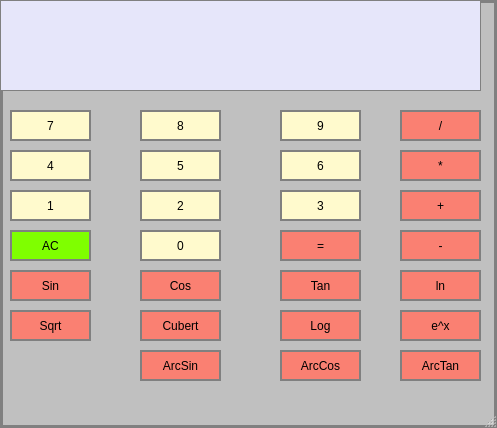
<?xml version="1.0" encoding="UTF-8"?>
<ui version="4.0">
 <class>cal</class>
 <widget class="QMainWindow" name="cal">
  <property name="geometry">
   <rect>
    <x>0</x>
    <y>0</y>
    <width>497</width>
    <height>428</height>
   </rect>
  </property>
  <property name="windowTitle">
   <string>cal</string>
  </property>
  <property name="styleSheet">
   <string notr="true">QMainWindow{
	background-color:Silver;
	border: 3px solid gray;
	padding: 5px;
}</string>
  </property>
  <widget class="QWidget" name="centralwidget">
   <widget class="QLineEdit" name="Display">
    <property name="geometry">
     <rect>
      <x>0</x>
      <y>0</y>
      <width>481</width>
      <height>91</height>
     </rect>
    </property>
    <property name="sizePolicy">
     <sizepolicy hsizetype="Preferred" vsizetype="Preferred">
      <horstretch>0</horstretch>
      <verstretch>0</verstretch>
     </sizepolicy>
    </property>
    <property name="font">
     <font>
      <family>Arial</family>
      <pointsize>36</pointsize>
      <weight>75</weight>
      <bold>true</bold>
     </font>
    </property>
    <property name="styleSheet">
     <string notr="true">QLineEdit {
	background-color:Lavender;
	border :	1px solid gray;
	color :	B0 E0 E6;
}</string>
    </property>
    <property name="text">
     <string/>
    </property>
   </widget>
   <widget class="QPushButton" name="Button8">
    <property name="geometry">
     <rect>
      <x>140</x>
      <y>110</y>
      <width>81</width>
      <height>31</height>
     </rect>
    </property>
    <property name="sizePolicy">
     <sizepolicy hsizetype="Preferred" vsizetype="Preferred">
      <horstretch>0</horstretch>
      <verstretch>0</verstretch>
     </sizepolicy>
    </property>
    <property name="styleSheet">
     <string notr="true">QPushButton{
	background-color:LemonChiffon	;
	border: 2px solid gray;
	padding: 5px;
}
QPushButton:pressed{
	background-color:#7F FF D4	;
	border: 2px solid gray;
	padding: 5px;
}</string>
    </property>
    <property name="text">
     <string>8</string>
    </property>
   </widget>
   <widget class="QPushButton" name="Button9">
    <property name="geometry">
     <rect>
      <x>280</x>
      <y>110</y>
      <width>81</width>
      <height>31</height>
     </rect>
    </property>
    <property name="sizePolicy">
     <sizepolicy hsizetype="Preferred" vsizetype="Preferred">
      <horstretch>0</horstretch>
      <verstretch>0</verstretch>
     </sizepolicy>
    </property>
    <property name="styleSheet">
     <string notr="true">QPushButton{
	background-color:LemonChiffon	;
	border: 2px solid gray;
	padding: 5px;
}
QPushButton:pressed{
	background-color:#7F FF D4	;
	border: 2px solid gray;
	padding: 5px;
}</string>
    </property>
    <property name="text">
     <string>9</string>
    </property>
   </widget>
   <widget class="QPushButton" name="Button4">
    <property name="geometry">
     <rect>
      <x>10</x>
      <y>150</y>
      <width>81</width>
      <height>31</height>
     </rect>
    </property>
    <property name="sizePolicy">
     <sizepolicy hsizetype="Preferred" vsizetype="Preferred">
      <horstretch>0</horstretch>
      <verstretch>0</verstretch>
     </sizepolicy>
    </property>
    <property name="styleSheet">
     <string notr="true">QPushButton{
	background-color:LemonChiffon	;
	border: 2px solid gray;
	padding: 5px;
}
QPushButton:pressed{
	background-color:#7F FF D4	;
	border: 2px solid gray;
	padding: 5px;
}</string>
    </property>
    <property name="text">
     <string>4</string>
    </property>
   </widget>
   <widget class="QPushButton" name="Button5">
    <property name="geometry">
     <rect>
      <x>140</x>
      <y>150</y>
      <width>81</width>
      <height>31</height>
     </rect>
    </property>
    <property name="sizePolicy">
     <sizepolicy hsizetype="Preferred" vsizetype="Preferred">
      <horstretch>0</horstretch>
      <verstretch>0</verstretch>
     </sizepolicy>
    </property>
    <property name="styleSheet">
     <string notr="true">QPushButton{
	background-color:LemonChiffon	;
	border: 2px solid gray;
	padding: 5px;
}
QPushButton:pressed{
	background-color:#7F FF D4	;
	border: 2px solid gray;
	padding: 5px;
}</string>
    </property>
    <property name="text">
     <string>5</string>
    </property>
   </widget>
   <widget class="QPushButton" name="Button6">
    <property name="geometry">
     <rect>
      <x>280</x>
      <y>150</y>
      <width>81</width>
      <height>31</height>
     </rect>
    </property>
    <property name="sizePolicy">
     <sizepolicy hsizetype="Preferred" vsizetype="Preferred">
      <horstretch>0</horstretch>
      <verstretch>0</verstretch>
     </sizepolicy>
    </property>
    <property name="styleSheet">
     <string notr="true">QPushButton{
	background-color:LemonChiffon	;
	border: 2px solid gray;
	padding: 5px;
}
QPushButton:pressed{
	background-color:#7F FF D4	;
	border: 2px solid gray;
	padding: 5px;
}</string>
    </property>
    <property name="text">
     <string>6</string>
    </property>
   </widget>
   <widget class="QPushButton" name="Button1">
    <property name="geometry">
     <rect>
      <x>10</x>
      <y>190</y>
      <width>81</width>
      <height>31</height>
     </rect>
    </property>
    <property name="sizePolicy">
     <sizepolicy hsizetype="Preferred" vsizetype="Preferred">
      <horstretch>0</horstretch>
      <verstretch>0</verstretch>
     </sizepolicy>
    </property>
    <property name="styleSheet">
     <string notr="true">QPushButton{
	background-color:LemonChiffon	;
	border: 2px solid gray;
	padding: 5px;
}
QPushButton:pressed{
	background-color:#7F FF D4	;
	border: 2px solid gray;
	padding: 5px;
}</string>
    </property>
    <property name="text">
     <string>1</string>
    </property>
   </widget>
   <widget class="QPushButton" name="Button2">
    <property name="geometry">
     <rect>
      <x>140</x>
      <y>190</y>
      <width>81</width>
      <height>31</height>
     </rect>
    </property>
    <property name="sizePolicy">
     <sizepolicy hsizetype="Preferred" vsizetype="Preferred">
      <horstretch>0</horstretch>
      <verstretch>0</verstretch>
     </sizepolicy>
    </property>
    <property name="styleSheet">
     <string notr="true">QPushButton{
	background-color:LemonChiffon	;
	border: 2px solid gray;
	padding: 5px;
}
QPushButton:pressed{
	background-color:#7F FF D4	;
	border: 2px solid gray;
	padding: 5px;
}</string>
    </property>
    <property name="text">
     <string>2</string>
    </property>
   </widget>
   <widget class="QPushButton" name="Button3">
    <property name="geometry">
     <rect>
      <x>280</x>
      <y>190</y>
      <width>81</width>
      <height>31</height>
     </rect>
    </property>
    <property name="sizePolicy">
     <sizepolicy hsizetype="Preferred" vsizetype="Preferred">
      <horstretch>0</horstretch>
      <verstretch>0</verstretch>
     </sizepolicy>
    </property>
    <property name="styleSheet">
     <string notr="true">QPushButton{
	background-color:LemonChiffon	;
	border: 2px solid gray;
	padding: 5px;
}
QPushButton:pressed{
	background-color:#7F FF D4	;
	border: 2px solid gray;
	padding: 5px;
}</string>
    </property>
    <property name="text">
     <string>3</string>
    </property>
   </widget>
   <widget class="QPushButton" name="Button7">
    <property name="geometry">
     <rect>
      <x>10</x>
      <y>110</y>
      <width>81</width>
      <height>31</height>
     </rect>
    </property>
    <property name="sizePolicy">
     <sizepolicy hsizetype="Preferred" vsizetype="Preferred">
      <horstretch>0</horstretch>
      <verstretch>0</verstretch>
     </sizepolicy>
    </property>
    <property name="styleSheet">
     <string notr="true">QPushButton{
	background-color:LemonChiffon	;
	border: 2px solid gray;
	padding: 5px;
}
QPushButton:pressed{
	background-color:#7F FF D4	;
	border: 2px solid gray;
	padding: 5px;
}</string>
    </property>
    <property name="text">
     <string>7</string>
    </property>
   </widget>
   <widget class="QPushButton" name="Divide">
    <property name="geometry">
     <rect>
      <x>400</x>
      <y>110</y>
      <width>81</width>
      <height>31</height>
     </rect>
    </property>
    <property name="sizePolicy">
     <sizepolicy hsizetype="Preferred" vsizetype="Preferred">
      <horstretch>0</horstretch>
      <verstretch>0</verstretch>
     </sizepolicy>
    </property>
    <property name="styleSheet">
     <string notr="true">QPushButton{
	background-color:Salmon;
	border: 2px solid gray;
	padding: 5px;
}
QPushButton:pressed{
	background-color:#7F FF D4	;
	border: 2px solid gray;
	padding: 5px;
}</string>
    </property>
    <property name="text">
     <string>/</string>
    </property>
   </widget>
   <widget class="QPushButton" name="Multiply">
    <property name="geometry">
     <rect>
      <x>400</x>
      <y>150</y>
      <width>81</width>
      <height>31</height>
     </rect>
    </property>
    <property name="sizePolicy">
     <sizepolicy hsizetype="Preferred" vsizetype="Preferred">
      <horstretch>0</horstretch>
      <verstretch>0</verstretch>
     </sizepolicy>
    </property>
    <property name="styleSheet">
     <string notr="true">QPushButton{
	background-color:Salmon;
	border: 2px solid gray;
	padding: 5px;
}
QPushButton:pressed{
	background-color:#7F FF D4	;
	border: 2px solid gray;
	padding: 5px;
}</string>
    </property>
    <property name="text">
     <string>*</string>
    </property>
   </widget>
   <widget class="QPushButton" name="Add">
    <property name="geometry">
     <rect>
      <x>400</x>
      <y>190</y>
      <width>81</width>
      <height>31</height>
     </rect>
    </property>
    <property name="sizePolicy">
     <sizepolicy hsizetype="Preferred" vsizetype="Preferred">
      <horstretch>0</horstretch>
      <verstretch>0</verstretch>
     </sizepolicy>
    </property>
    <property name="styleSheet">
     <string notr="true">QPushButton{
	background-color:Salmon;
	border: 2px solid gray;
	padding: 5px;
}
QPushButton:pressed{
	background-color:#7F FF D4	;
	border: 2px solid gray;
	padding: 5px;
}</string>
    </property>
    <property name="text">
     <string>+</string>
    </property>
   </widget>
   <widget class="QPushButton" name="Button0">
    <property name="geometry">
     <rect>
      <x>140</x>
      <y>230</y>
      <width>81</width>
      <height>31</height>
     </rect>
    </property>
    <property name="sizePolicy">
     <sizepolicy hsizetype="Preferred" vsizetype="Preferred">
      <horstretch>0</horstretch>
      <verstretch>0</verstretch>
     </sizepolicy>
    </property>
    <property name="styleSheet">
     <string notr="true">QPushButton{
	background-color:LemonChiffon	;
	border: 2px solid gray;
	padding: 5px;
}
QPushButton:pressed{
	background-color:#7F FF D4	;
	border: 2px solid gray;
	padding: 5px;
}</string>
    </property>
    <property name="text">
     <string>0</string>
    </property>
   </widget>
   <widget class="QPushButton" name="Subtract">
    <property name="geometry">
     <rect>
      <x>400</x>
      <y>230</y>
      <width>81</width>
      <height>31</height>
     </rect>
    </property>
    <property name="sizePolicy">
     <sizepolicy hsizetype="Preferred" vsizetype="Preferred">
      <horstretch>0</horstretch>
      <verstretch>0</verstretch>
     </sizepolicy>
    </property>
    <property name="styleSheet">
     <string notr="true">QPushButton{
	background-color:Salmon;
	border: 2px solid gray;
	padding: 5px;
}
QPushButton:pressed{
	background-color:#7F FF D4	;
	border: 2px solid gray;
	padding: 5px;
}</string>
    </property>
    <property name="text">
     <string>-</string>
    </property>
   </widget>
   <widget class="QPushButton" name="Equals">
    <property name="geometry">
     <rect>
      <x>280</x>
      <y>230</y>
      <width>81</width>
      <height>31</height>
     </rect>
    </property>
    <property name="sizePolicy">
     <sizepolicy hsizetype="Preferred" vsizetype="Preferred">
      <horstretch>0</horstretch>
      <verstretch>0</verstretch>
     </sizepolicy>
    </property>
    <property name="styleSheet">
     <string notr="true">QPushButton{
	background-color:Salmon;
	border: 2px solid gray;
	padding: 5px;
}
QPushButton:pressed{
	background-color:#7F FF D4	;
	border: 2px solid gray;
	padding: 5px;
}</string>
    </property>
    <property name="text">
     <string>=</string>
    </property>
   </widget>
   <widget class="QPushButton" name="Clear">
    <property name="geometry">
     <rect>
      <x>10</x>
      <y>230</y>
      <width>81</width>
      <height>31</height>
     </rect>
    </property>
    <property name="sizePolicy">
     <sizepolicy hsizetype="Preferred" vsizetype="Preferred">
      <horstretch>0</horstretch>
      <verstretch>0</verstretch>
     </sizepolicy>
    </property>
    <property name="styleSheet">
     <string notr="true">QPushButton{
	background-color:Chartreuse;
	border: 2px solid gray;
	padding: 5px;
}
QPushButton:pressed{
	background-color:#7F FF D4	;
	border: 2px solid gray;
	padding: 5px;
}</string>
    </property>
    <property name="text">
     <string>AC</string>
    </property>
   </widget>
   <widget class="QPushButton" name="sin">
    <property name="geometry">
     <rect>
      <x>10</x>
      <y>270</y>
      <width>81</width>
      <height>31</height>
     </rect>
    </property>
    <property name="sizePolicy">
     <sizepolicy hsizetype="Preferred" vsizetype="Preferred">
      <horstretch>0</horstretch>
      <verstretch>0</verstretch>
     </sizepolicy>
    </property>
    <property name="styleSheet">
     <string notr="true">QPushButton{
	background-color:Salmon;
	border: 2px solid gray;
	padding: 5px;
}
QPushButton:pressed{
	background-color:#7F FF D4	;
	border: 2px solid gray;
	padding: 5px;
}</string>
    </property>
    <property name="text">
     <string>Sin</string>
    </property>
   </widget>
   <widget class="QPushButton" name="cos">
    <property name="geometry">
     <rect>
      <x>140</x>
      <y>270</y>
      <width>81</width>
      <height>31</height>
     </rect>
    </property>
    <property name="sizePolicy">
     <sizepolicy hsizetype="Preferred" vsizetype="Preferred">
      <horstretch>0</horstretch>
      <verstretch>0</verstretch>
     </sizepolicy>
    </property>
    <property name="styleSheet">
     <string notr="true">QPushButton{
	background-color:Salmon;
	border: 2px solid gray;
	padding: 5px;
}
QPushButton:pressed{
	background-color:#7F FF D4	;
	border: 2px solid gray;
	padding: 5px;
}</string>
    </property>
    <property name="text">
     <string>Cos</string>
    </property>
   </widget>
   <widget class="QPushButton" name="tan">
    <property name="geometry">
     <rect>
      <x>280</x>
      <y>270</y>
      <width>81</width>
      <height>31</height>
     </rect>
    </property>
    <property name="sizePolicy">
     <sizepolicy hsizetype="Preferred" vsizetype="Preferred">
      <horstretch>0</horstretch>
      <verstretch>0</verstretch>
     </sizepolicy>
    </property>
    <property name="styleSheet">
     <string notr="true">QPushButton{
	background-color:Salmon;
	border: 2px solid gray;
	padding: 5px;
}
QPushButton:pressed{
	background-color:#7F FF D4	;
	border: 2px solid gray;
	padding: 5px;
}</string>
    </property>
    <property name="text">
     <string>Tan</string>
    </property>
   </widget>
   <widget class="QPushButton" name="NaturaLog">
    <property name="geometry">
     <rect>
      <x>400</x>
      <y>270</y>
      <width>81</width>
      <height>31</height>
     </rect>
    </property>
    <property name="sizePolicy">
     <sizepolicy hsizetype="Preferred" vsizetype="Preferred">
      <horstretch>0</horstretch>
      <verstretch>0</verstretch>
     </sizepolicy>
    </property>
    <property name="styleSheet">
     <string notr="true">QPushButton{
	background-color:Salmon;
	border: 2px solid gray;
	padding: 5px;
}
QPushButton:pressed{
	background-color:#7F FF D4	;
	border: 2px solid gray;
	padding: 5px;
}</string>
    </property>
    <property name="text">
     <string>ln</string>
    </property>
   </widget>
   <widget class="QPushButton" name="SquareRoot">
    <property name="geometry">
     <rect>
      <x>10</x>
      <y>310</y>
      <width>81</width>
      <height>31</height>
     </rect>
    </property>
    <property name="sizePolicy">
     <sizepolicy hsizetype="Preferred" vsizetype="Preferred">
      <horstretch>0</horstretch>
      <verstretch>0</verstretch>
     </sizepolicy>
    </property>
    <property name="styleSheet">
     <string notr="true">QPushButton{
	background-color:Salmon;
	border: 2px solid gray;
	padding: 5px;
}
QPushButton:pressed{
	background-color:#7F FF D4	;
	border: 2px solid gray;
	padding: 5px;
}</string>
    </property>
    <property name="text">
     <string>Sqrt</string>
    </property>
   </widget>
   <widget class="QPushButton" name="CubeRoot">
    <property name="geometry">
     <rect>
      <x>140</x>
      <y>310</y>
      <width>81</width>
      <height>31</height>
     </rect>
    </property>
    <property name="sizePolicy">
     <sizepolicy hsizetype="Preferred" vsizetype="Preferred">
      <horstretch>0</horstretch>
      <verstretch>0</verstretch>
     </sizepolicy>
    </property>
    <property name="styleSheet">
     <string notr="true">QPushButton{
	background-color:Salmon;
	border: 2px solid gray;
	padding: 5px;
}
QPushButton:pressed{
	background-color:#7F FF D4	;
	border: 2px solid gray;
	padding: 5px;
}</string>
    </property>
    <property name="text">
     <string>Cubert</string>
    </property>
   </widget>
   <widget class="QPushButton" name="Log">
    <property name="geometry">
     <rect>
      <x>280</x>
      <y>310</y>
      <width>81</width>
      <height>31</height>
     </rect>
    </property>
    <property name="sizePolicy">
     <sizepolicy hsizetype="Preferred" vsizetype="Preferred">
      <horstretch>0</horstretch>
      <verstretch>0</verstretch>
     </sizepolicy>
    </property>
    <property name="styleSheet">
     <string notr="true">QPushButton{
	background-color:Salmon;
	border: 2px solid gray;
	padding: 5px;
}
QPushButton:pressed{
	background-color:#7F FF D4	;
	border: 2px solid gray;
	padding: 5px;
}</string>
    </property>
    <property name="text">
     <string>Log</string>
    </property>
   </widget>
   <widget class="QPushButton" name="Exponent">
    <property name="geometry">
     <rect>
      <x>400</x>
      <y>310</y>
      <width>81</width>
      <height>31</height>
     </rect>
    </property>
    <property name="sizePolicy">
     <sizepolicy hsizetype="Preferred" vsizetype="Preferred">
      <horstretch>0</horstretch>
      <verstretch>0</verstretch>
     </sizepolicy>
    </property>
    <property name="styleSheet">
     <string notr="true">QPushButton{
	background-color:Salmon;
	border: 2px solid gray;
	padding: 5px;
}
QPushButton:pressed{
	background-color:#7F FF D4	;
	border: 2px solid gray;
	padding: 5px;
}</string>
    </property>
    <property name="text">
     <string>e^x</string>
    </property>
   </widget>
   <widget class="QPushButton" name="arcsin">
    <property name="geometry">
     <rect>
      <x>140</x>
      <y>350</y>
      <width>81</width>
      <height>31</height>
     </rect>
    </property>
    <property name="sizePolicy">
     <sizepolicy hsizetype="Preferred" vsizetype="Preferred">
      <horstretch>0</horstretch>
      <verstretch>0</verstretch>
     </sizepolicy>
    </property>
    <property name="styleSheet">
     <string notr="true">QPushButton{
	background-color:Salmon;
	border: 2px solid gray;
	padding: 5px;
}
QPushButton:pressed{
	background-color:#7F FF D4	;
	border: 2px solid gray;
	padding: 5px;
}</string>
    </property>
    <property name="text">
     <string>ArcSin</string>
    </property>
   </widget>
   <widget class="QPushButton" name="arccos">
    <property name="geometry">
     <rect>
      <x>280</x>
      <y>350</y>
      <width>81</width>
      <height>31</height>
     </rect>
    </property>
    <property name="sizePolicy">
     <sizepolicy hsizetype="Preferred" vsizetype="Preferred">
      <horstretch>0</horstretch>
      <verstretch>0</verstretch>
     </sizepolicy>
    </property>
    <property name="styleSheet">
     <string notr="true">QPushButton{
	background-color:Salmon;
	border: 2px solid gray;
	padding: 5px;
}
QPushButton:pressed{
	background-color:#7F FF D4	;
	border: 2px solid gray;
	padding: 5px;
}</string>
    </property>
    <property name="text">
     <string>ArcCos</string>
    </property>
   </widget>
   <widget class="QPushButton" name="arctan">
    <property name="geometry">
     <rect>
      <x>400</x>
      <y>350</y>
      <width>81</width>
      <height>31</height>
     </rect>
    </property>
    <property name="sizePolicy">
     <sizepolicy hsizetype="Preferred" vsizetype="Preferred">
      <horstretch>0</horstretch>
      <verstretch>0</verstretch>
     </sizepolicy>
    </property>
    <property name="styleSheet">
     <string notr="true">QPushButton{
	background-color:Salmon;
	border: 2px solid gray;
	padding: 5px;
}
QPushButton:pressed{
	background-color:#7F FF D4	;
	border: 2px solid gray;
	padding: 5px;
}</string>
    </property>
    <property name="text">
     <string>ArcTan</string>
    </property>
   </widget>
  </widget>
  <widget class="QMenuBar" name="menubar">
   <property name="geometry">
    <rect>
     <x>0</x>
     <y>0</y>
     <width>497</width>
     <height>22</height>
    </rect>
   </property>
  </widget>
  <widget class="QStatusBar" name="statusbar"/>
 </widget>
 <resources/>
 <connections/>
</ui>
